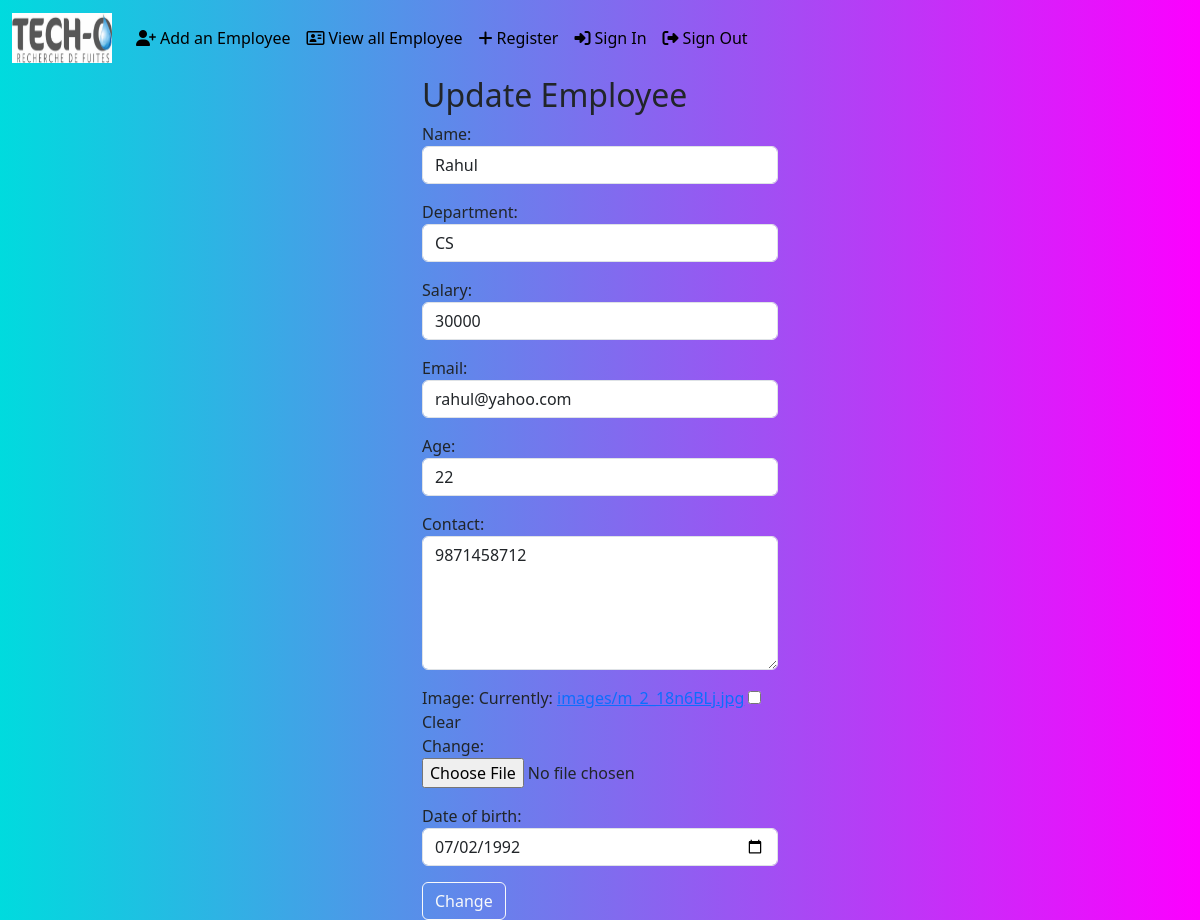
Screenshot of /employees/3/change (signed in) with the database file from the repository.
### crm/models.py (models this page shows, shortened)
class Employees(models.Model):
    name=models.CharField(max_length=100)
    department=models.CharField(max_length=100) #for Charfield, max_length is needed
    salary=models.PositiveIntegerField()
    email=models.EmailField(unique=True)  #unique=True means same email cannot be used for other ids
    age=models.PositiveIntegerField()
    contact=models.CharField(null=True,max_length=10)
    image=models.ImageField(upload_to='images',null=True,blank=True) #null for database,blank=True for form,i.e. form will accept without picture
    date_of_birth=models.DateField(null=True,blank=True)

### crm/views.py (the view, shortened to what this page needs)
# urls.py: path('employees/<int:pk>/change',EmployeeUpdateView.as_view(),name='emp_change'),
@method_decorator(signin_required,name='dispatch')
class EmployeeUpdateView(View):
    def get(self,request,*args,**kwargs):
        id=kwargs.get('pk')
        obj=Employees.objects.get(id=id)
        form=EmployeeModelForm(instance=obj) #'instance=' means intilising,alreay fill the form with matching data from database,instance only works with modelform, can be used for other forms
        return render(request,'emp_edit.html',{'form':form})

### crm/forms.py
class EmployeeModelForm(ModelForm): #all fields from model get automatically populated here instead of creating every new form field
    class Meta:
        model=Employees   #our model, database name
        fields='__all__'    #all fields ['name','department...]
        widgets={
            'name':TextInput(attrs={'class':'form-control'}),
            'department':TextInput(attrs={'class':'form-control'}),
            'salary':NumberInput(attrs={'class':'form-control'}),
            'email':EmailInput(attrs={'class':'form-control'}),
            'age':NumberInput(attrs={'class':'form-control'}),
            'contact':Textarea(attrs={'class':'form-control','rows':5}),
            'date_of_birth':DateInput(attrs={'class':'form-control','type':'date'})
        }

### crm/views.py (called while the page is built)
def signin_required(fn): #fn=get or post
    def wrapper(request,*args,**kwargs):
        if not request.user.is_authenticated:  #not works opposite, true become false, false become true
            messages.error(request,'Invalid session,please sign in')
            return redirect('signin')
        else:
            return fn(request,*args,**kwargs)  #fn=get/post
    return wrapper

### crm/templates/emp_edit.html (shortened to what this page needs)
{%extends 'base.html'%}
{%block body_block%}
<div class="container">
    <div class="row">
        <div class="col-4"></div>
        <div class="col-4">
            <h2>Update Employee</h2>
            <form action="" method="post" enctype="multipart/form-data">
                {{form.as_p}}
            <button type="submit" class="btn btn-outline-light">Change</button>
            </form>
            </div>
        </div>
    </div>
{%endblock%}

### crm/templates/base.html (style rules this page uses)
body { background-color: #00DBDE; background-image: linear-gradient(90deg, #00DBDE 0%, #FC00FF 100%); }

### rows the page displays
Employees: name "Rahul", department "CS", salary "30000", email "rahul@yahoo.com", age "22", contact "9871458712", date_of_birth "07/02/1992"
